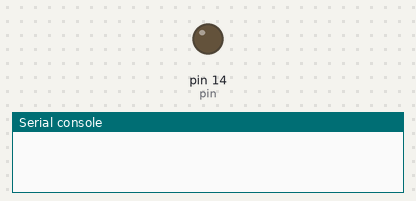
This program was run on a simulated MicroPython board. Shown: output pins drawn as LEDs (lit = HIGH), the last lines printed to the serial console.

Above: at 0.05 s.
At 5.0 s:
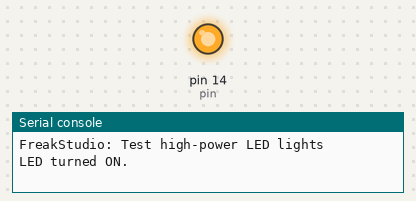
Timing chart, 0 to 6.5 s (numbered marks = the images above):
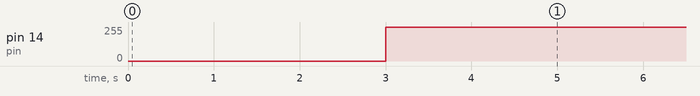

The program:

main.py
```python
# Python env   : MicroPython v1.23.0
# -*- coding: utf-8 -*-
# @Time    : 2025/8/25 上午11:53
# @Author  : 缪贵成
# @File    : main.py
# @Description : 大功率单颗led驱动测试文件，包括开关，切换，pwm控制亮度

# ======================================== 导入相关模块 =========================================

# 导入时间相关模块
import time

# 导入第三方模块
from led_single_power import PowerLED

# ======================================== 全局变量 =============================================

# ======================================== 功能函数 =============================================

# ======================================== 自定义类 =============================================

# ======================================== 初始化配置 ===========================================

# 上电延时3s
time.sleep(3)
print("FreakStudio: Test high-power LED lights")

# 创建实例，使用GP14引脚
led = PowerLED(pin=14, pwm_freq=1000)

# ======================================== 主程序 ==============================================

# 打开 LED
try:
    led.on()
    print("LED turned ON.")
    time.sleep(4)
except RuntimeError as e:
    print("Error turning LED ON:", e)

# 关闭 LED
try:
    led.off()
    print("LED turned OFF.")
    time.sleep(4)
except RuntimeError as e:
    print("Error turning LED OFF:", e)

# 切换 LED 状态
try:
    led.toggle()
    print("LED toggled. Current state:", "ON" if led.get_state() else "OFF")
    time.sleep(1)
except RuntimeError as e:
    print("Error toggling LED:", e)

# 设置亮度逐步调光
try:
    for duty in range(0, 1024, 2):
        led.set_brightness(duty)
        print(f"LED brightness set to {duty}/1023. Current state:", "ON" if led.get_state() else "OFF")
        time.sleep(0.5)
except (ValueError, RuntimeError) as e:
    print("Error setting brightness:", e)

# 最终关闭 LED
try:
    led.off()
    print("LED turned OFF at the end of test.")
except RuntimeError as e:
    print("Error turning LED OFF at the end:", e)

print(" PowerLED Test End ")
```

led_single_power.py
```python
# (licence header left out)
__version__ = "0.1.0"
__author__ = "缪贵成"
__license__ = "MIT"
__platform__ = "MicroPython v1.23"

# ======================================== 导入相关模块 =========================================

from machine import Pin, PWM
import time

# ======================================== 全局变量 =============================================

# ======================================== 功能函数 =============================================

# ======================================== 自定义类 =============================================


class PowerLED:
    """
    单颗功率 LED 驱动类，支持全开、关闭、亮度调节及状态查询。

    Attributes:
        _pin (Pin): 绑定的数字 GPIO 引脚对象。
        _pwm (PWM): PWM 对象，用于亮度调节。
        _state (bool): LED 当前状态，True 表示亮，False 表示灭。
        _pwm_freq (int): PWM 频率，单位 Hz。

    Methods:
        on() -> None: 打开 LED（全亮）。
        off() -> None: 关闭 LED。
        toggle() -> None: 切换 LED 状态。
        set_brightness(duty: int) -> None: 设置 PWM 亮度，0-1023。
        get_state() -> bool: 获取 LED 当前状态。

    Notes:
        PWM 对象在初始化时创建，非 ISR-safe。
        方法中操作 Pin/PWM 对象均非 ISR-safe。
        不要在 ISR 中直接调用 PWM 写操作，可使用 micropython.schedule 延迟。

    ==========================================

    Single Power LED driver class. Supports full on/off, brightness control, and state query.

    Attributes:
        _pin (Pin): Digital GPIO pin object.
        _pwm (PWM): PWM object for brightness control.
        _state (bool): Current LED state, True = on, False = off.
        _pwm_freq (int): PWM frequency in Hz.

    Methods:
        on() -> None: Turn LED fully on.
        off() -> None: Turn LED off.
        toggle() -> None: Toggle LED state.
        set_brightness(duty: int) -> None: Set PWM brightness, 0-1023.
        get_state() -> bool: Get current LED state.

    Notes:
        PWM object creation is non ISR-safe.
        Pin/PWM operations are non ISR-safe.
        Use micropython.schedule if calling from ISR.
    """

    def __init__(self, pin: int, pwm_freq: int = 1000) -> None:
        """
        初始化 Power LED 对象，绑定 GPIO 引脚并创建 PWM。
        Args:
            pin (int): LED 连接的 GPIO 引脚编号。
            pwm_freq (int, optional): PWM 频率，默认 1000 Hz。

        Raises:
            ValueError: 当 pwm_freq 不在合理范围时。

        Notes:
            创建 PWM 对象，非 ISR-safe。

        ==========================================

        Initialize PowerLED object, bind GPIO pin and create PWM.

        Args:
            pin (int): GPIO pin number where LED is connected.
            pwm_freq (int, optional): PWM frequency in Hz, default 1000 Hz.

        Raises:
            ValueError: If pwm_freq is out of valid range.

        Notes:
            PWM object creation is non ISR-safe.
        """
        if pwm_freq <= 0 or pwm_freq > 1000:
            raise ValueError("PWM frequency out of range (1-1000 Hz)")

        # 判断传入的pin是不是数字
        if not isinstance(pin, int):
            raise ValueError("Pin must be an integer")

        self._pin = Pin(pin, Pin.OUT)
        self._pwm_freq = pwm_freq
        self._pwm = PWM(self._pin)
        self._pwm.freq(self._pwm_freq)
        self._state = False
        self._pwm.duty_u16(0)

    def on(self) -> None:
        """
        打开 LED（全亮）。

        Raises:
            RuntimeError: PWM 写入失败。

        ==========================================

        Turn LED fully on.

        Raises:
            RuntimeError: PWM write failure.
        """
        try:
            self._pwm.duty_u16(65535)
            self._state = True
        except Exception as e:
            raise RuntimeError("Failed to turn LED on") from e

    def off(self) -> None:
        """
        关闭 LED。

        Raises:
            RuntimeError: PWM 写入失败。

        ==========================================

        Turn LED off.

        Raises:
            RuntimeError: PWM write failure.

        """
        try:
            self._pwm.duty_u16(0)
            self._state = False
        except Exception as e:
            raise RuntimeError("Failed to turn LED off") from e

    def toggle(self) -> None:
        """
        切换 LED 状态（开/关）。

        Raises:
            RuntimeError: PWM 写入失败。

        ==========================================

        Toggle LED state.

        Raises:
            RuntimeError: PWM write failure.
        """
        if self._state:
            self.off()
        else:
            self.on()

    def set_brightness(self, duty: int) -> None:
        """
        设置 PWM 亮度。

        Args:
            duty (int): PWM 占空比 0-1023。

        Raises:
            ValueError: duty 不在 0-1023 范围。
            RuntimeError: PWM 写入失败。
        Notes:
            非 ISR-safe。

        ==========================================

        Set PWM brightness.
        Args:
            duty (int): PWM duty cycle 0-1023.

        Raises:
            ValueError: If duty not in 0-1023.
            RuntimeError: PWM write failure.

        Notes:
            Not ISR-safe.
        """
        if duty < 0 or duty > 1023:
            raise ValueError("Duty must be 0-1023")
        try:
            duty16 = int(duty * 65535 / 1023)
            self._pwm.duty_u16(duty16)
            self._state = duty > 0
        except Exception as e:
            raise RuntimeError("Failed to set LED brightness") from e

    def get_state(self) -> bool:
        """
        获取 LED 当前状态。

        Returns:
            bool: True 表示亮，False 表示灭。

        Notes:
            仅返回内部状态，非 ISR-safe。

        ==========================================

        Get current LED state.

        Returns:
            bool: True = on, False = off.

        Notes:
            - Returns internal state only, not ISR-safe.
        """
        return self._state

    @property
    def digital(self) -> Pin:
        """
        返回数字引脚对象。

        Returns:
            Pin: LED 绑定的 GPIO 引脚对象。
        ==========================================

        Get digital pin object.

        Returns:
            Pin: Bound GPIO pin object.
        """
        return self._pin

    @property
    def pwm(self) -> PWM:
        """
        返回 PWM 对象。

        Returns:
            PWM: 用于调光的 PWM 对象。

        ==========================================

        Get PWM object.

        Returns:
            PWM: PWM object for brightness control.
        """
        return self._pwm


# ======================================== 初始化配置 ============================================

# ======================================== 主程序 ===============================================
```

Measured:
- by itself, pin 14 (pin): ramps from 0/255 to 255/255 and jumps back, once every 5.0 s
